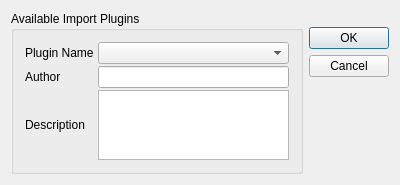
<ui version="4.0">
 <class>DlgImporterClass</class>
 <widget class="QDialog" name="DlgImporterClass">
  <property name="geometry">
   <rect>
    <x>0</x>
    <y>0</y>
    <width>400</width>
    <height>171</height>
   </rect>
  </property>
  <property name="windowTitle">
   <string>Import...</string>
  </property>
  <layout class="QGridLayout" name="gridLayout_3">
   <item row="0" column="0">
    <layout class="QHBoxLayout" name="horizontalLayout">
     <item>
      <widget class="QGroupBox" name="grpPlugins">
       <property name="title">
        <string>Available Import Plugins</string>
       </property>
       <layout class="QGridLayout" name="gridLayout_2">
        <item row="0" column="0">
         <layout class="QGridLayout" name="gridLayout">
          <property name="horizontalSpacing">
           <number>4</number>
          </property>
          <property name="verticalSpacing">
           <number>2</number>
          </property>
          <item row="0" column="0">
           <widget class="QLabel" name="lbPlugin">
            <property name="text">
             <string>Plugin Name</string>
            </property>
            <property name="buddy">
             <cstring>cbPluginName</cstring>
            </property>
           </widget>
          </item>
          <item row="0" column="1">
           <widget class="QComboBox" name="cbPluginName">
            <property name="minimumContentsLength">
             <number>1</number>
            </property>
           </widget>
          </item>
          <item row="1" column="1">
           <widget class="QLineEdit" name="editAuthor">
            <property name="readOnly">
             <bool>true</bool>
            </property>
           </widget>
          </item>
          <item row="2" column="0">
           <widget class="QLabel" name="lbDesc">
            <property name="text">
             <string>Description</string>
            </property>
            <property name="buddy">
             <cstring>txtDesc</cstring>
            </property>
           </widget>
          </item>
          <item row="2" column="1">
           <widget class="QTextEdit" name="txtDesc">
            <property name="readOnly">
             <bool>true</bool>
            </property>
           </widget>
          </item>
          <item row="1" column="0">
           <widget class="QLabel" name="lbAuthor">
            <property name="text">
             <string>Author</string>
            </property>
            <property name="buddy">
             <cstring>editAuthor</cstring>
            </property>
           </widget>
          </item>
         </layout>
        </item>
       </layout>
      </widget>
     </item>
     <item>
      <layout class="QVBoxLayout" name="verticalLayout">
       <item>
        <widget class="QDialogButtonBox" name="buttonBox">
         <property name="orientation">
          <enum>Qt::Vertical</enum>
         </property>
         <property name="standardButtons">
          <set>QDialogButtonBox::Cancel|QDialogButtonBox::Ok</set>
         </property>
         <property name="centerButtons">
          <bool>true</bool>
         </property>
        </widget>
       </item>
       <item>
        <spacer name="verticalSpacer">
         <property name="orientation">
          <enum>Qt::Vertical</enum>
         </property>
         <property name="sizeHint" stdset="0">
          <size>
           <width>20</width>
           <height>40</height>
          </size>
         </property>
        </spacer>
       </item>
      </layout>
     </item>
    </layout>
   </item>
  </layout>
 </widget>
 <layoutdefault spacing="6" margin="11" />
 <resources />
 <connections>
  <connection>
   <sender>buttonBox</sender>
   <signal>accepted()</signal>
   <receiver>DlgImporterClass</receiver>
   <slot>accept()</slot>
   <hints>
    <hint type="sourcelabel">
     <x>358</x>
     <y>54</y>
    </hint>
    <hint type="destinationlabel">
     <x>345</x>
     <y>127</y>
    </hint>
   </hints>
  </connection>
  <connection>
   <sender>buttonBox</sender>
   <signal>rejected()</signal>
   <receiver>DlgImporterClass</receiver>
   <slot>reject()</slot>
   <hints>
    <hint type="sourcelabel">
     <x>373</x>
     <y>65</y>
    </hint>
    <hint type="destinationlabel">
     <x>389</x>
     <y>128</y>
    </hint>
   </hints>
  </connection>
 </connections>
</ui>
